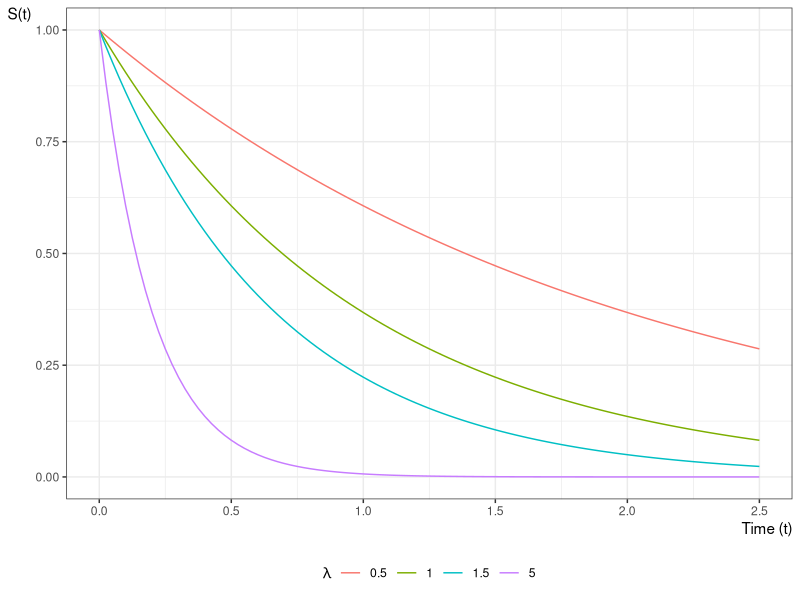
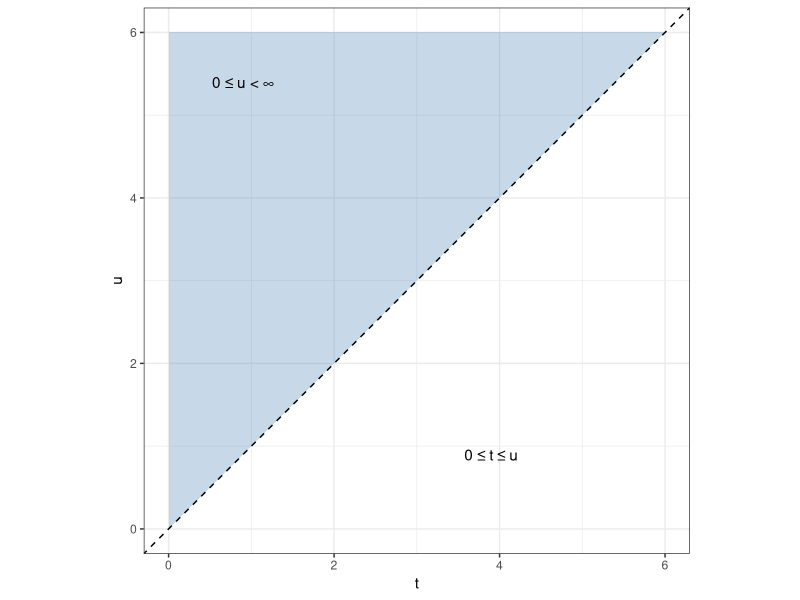
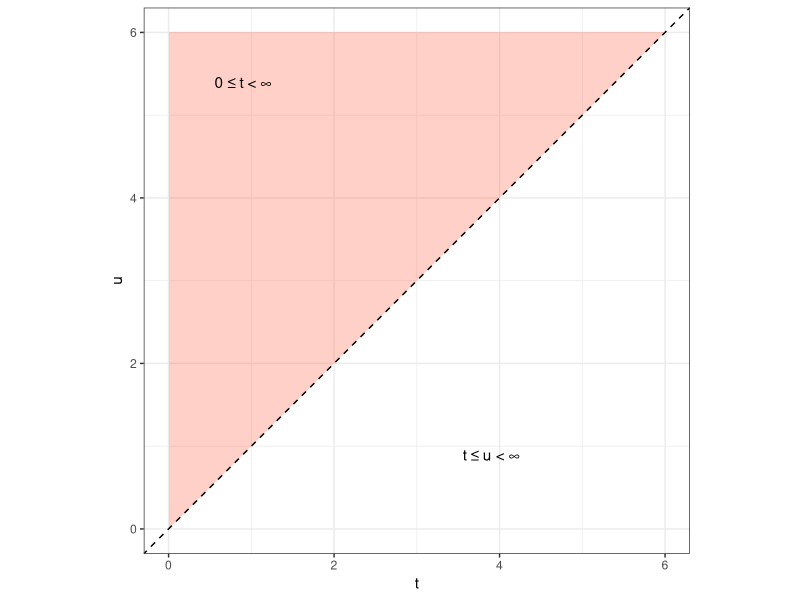

Write R code to recreate these figures, in order.
## ---- chunk 1
#| fig-cap: "Exponential Survival Functions"
#| label: fig-exp-survfuns
library(ggplot2)
ggplot() +
  geom_function(
    aes(col = "0.5"),
    fun = pexp,
    args = list(lower.tail = FALSE, rate = 0.5)
  ) +
  geom_function(
    aes(col = "1"),
    fun = pexp,
    args = list(lower.tail = FALSE, rate = 1)
  ) +
  geom_function(
    aes(col = "1.5"),
    fun = pexp,
    args = list(lower.tail = FALSE, rate = 1.5)
  ) +
  geom_function(
    aes(col = "5"),
    fun = pexp,
    args = list(lower.tail = FALSE, rate = 5)
  ) +
  theme_bw() +
  ylab("S(t)") +
  guides(col = guide_legend(title = expr(lambda))) +
  xlab("Time (t)") +
  xlim(0, 2.5) +
  theme(
    legend.position = "bottom",
    axis.title.x =
      element_text(
        angle = 0,
        vjust = 1,
        hjust = 1
      ),
    axis.title.y =
      element_text(
        angle = 0,
        vjust = 1,
        hjust = 1
      )
  )
## ---- chunk 2
#| label: fig-integration-before
#| fig-cap: "Original order: for each $u$, $t$ ranges over $[0, u]$."
#| code-fold: true
library(ggplot2)
u_max <- 6
tri_df <- data.frame(t = c(0, u_max, 0), u = c(0, u_max, u_max))
ggplot(tri_df, aes(x = t, y = u)) +
  geom_polygon(fill = "steelblue", alpha = 0.3) +
  geom_abline(slope = 1, intercept = 0, linetype = "dashed") +
  annotate(
    "text",
    x = 0.65 * u_max,
    y = 0.15 * u_max,
    label = "0 ≤ t ≤ u"
  ) +
  annotate(
    "text",
    x = 0.15 * u_max,
    y = 0.9 * u_max,
    label = "0 ≤ u < ∞"
  ) +
  coord_fixed() +
  theme_bw() +
  labs(x = "t", y = "u")
## ---- chunk 3
#| label: fig-integration-after
#| fig-cap: "Reversed order: for each $t$, $u$ ranges over $[t, \\infty)$."
#| code-fold: true
library(ggplot2)
u_max <- 6
tri_df <- data.frame(t = c(0, u_max, 0), u = c(0, u_max, u_max))
ggplot(tri_df, aes(x = t, y = u)) +
  geom_polygon(fill = "tomato", alpha = 0.3) +
  geom_abline(slope = 1, intercept = 0, linetype = "dashed") +
  annotate(
    "text",
    x = 0.15 * u_max,
    y = 0.9 * u_max,
    label = "0 ≤ t < ∞"
  ) +
  annotate(
    "text",
    x = 0.65 * u_max,
    y = 0.15 * u_max,
    label = "t ≤ u < ∞"
  ) +
  coord_fixed() +
  theme_bw() +
  labs(x = "t", y = "u")
